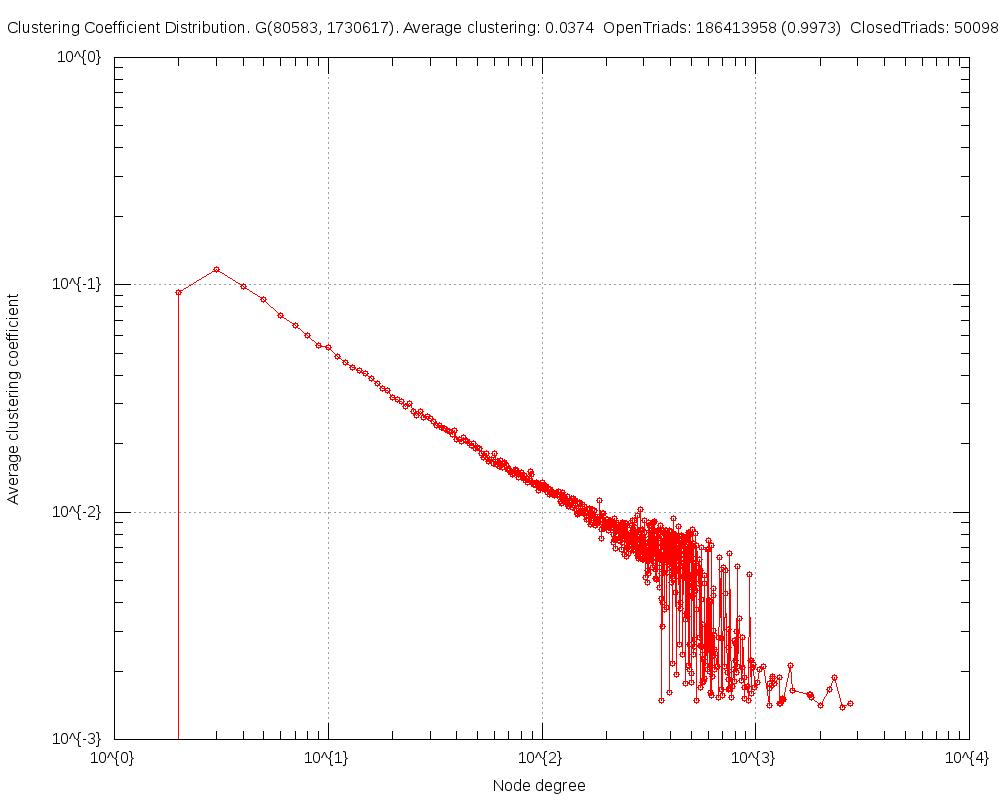

The script that saved this image:
#
# Clustering Coefficient Distribution. G(80583, 1730617). Average clustering: 0.0374  OpenTriads: 186413958 (0.9973)  ClosedTriads: 500989 (0.0027) (Sun May  4 21:56:03 2014)
#

set title "Clustering Coefficient Distribution. G(80583, 1730617). Average clustering: 0.0374  OpenTriads: 186413958 (0.9973)  ClosedTriads: 500989 (0.0027)"
set key bottom right
set logscale xy 10
set format x "10^{%L}"
set mxtics 10
set format y "10^{%L}"
set mytics 10
set grid
set xlabel "Node degree"
set ylabel "Average clustering coefficient"
set tics scale 2
set terminal png size 1000,800
set output 'ccf.FRDG_TCL_4.png'
plot 	"ccf.FRDG_TCL_4.tab" using 1:2 title "" with linespoints pt 6
